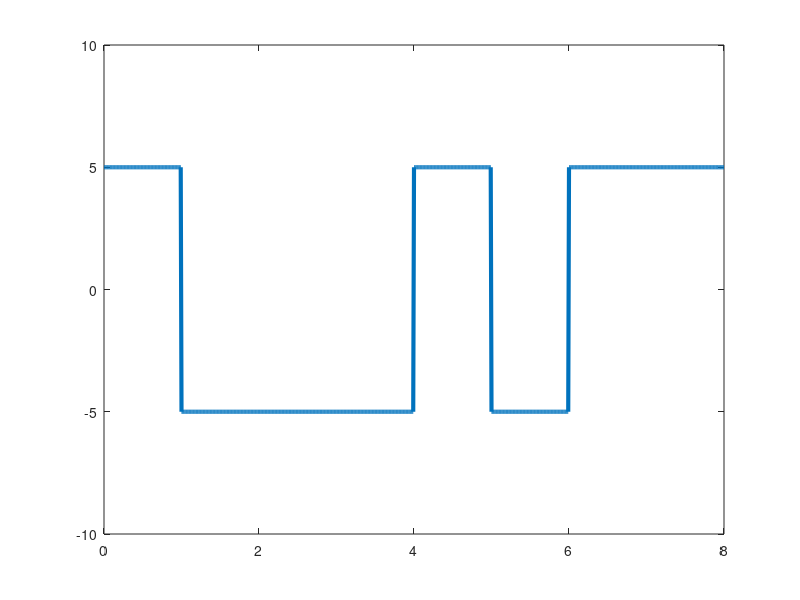

This chart was generated by the following MATLAB code:
bits=[0 1 0 0 1 1 1 0];
bitduration=1;
T=length(bits)*bitduration;
fs=100;
t=0:bitduration/fs:T;

x=zeros(1,length(t));





previous=5;

for i=1:length(bits)

    if(bits(i)==1)

      previous=-previous;
      x((i-1)*fs+1:i*fs)=previous;



     else

       x((i-1)*fs+1:i*fs)=previous;


    end



end

x(i*fs+1)=x(i*fs);


plot(t,x,'Linewidth',3);
xlim([0,T]);
ylim([-10 10]);


counter=0;


previous=5;
for i=1:fs:length(x)-1
  counter=counter+1;
    if(x(i)==previous)
      result(counter)=0;
    else
       result(counter)=1;
       previous=-previous;
    end
  end

 disp(result);
